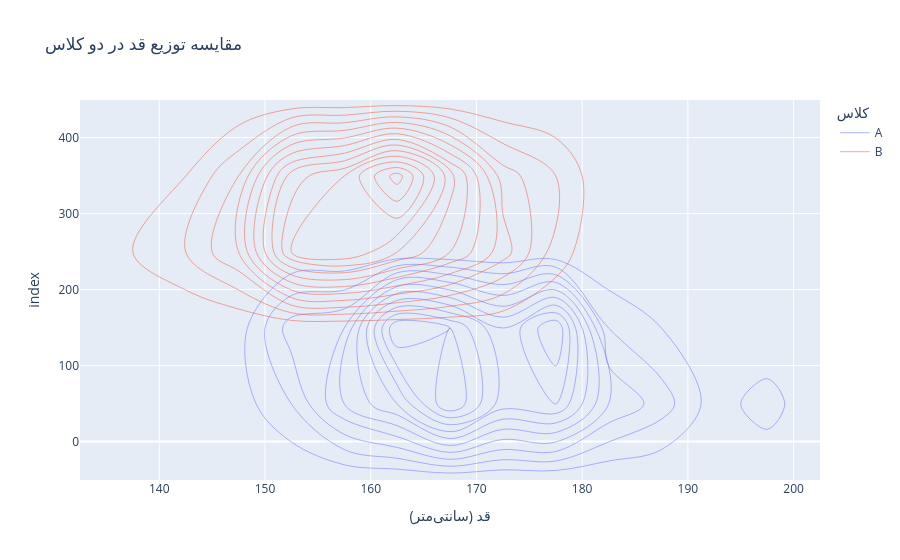

The notebook cell saved with this chart:
### Code cell
import plotly.express as px
import pandas as pd
import numpy as np

np.random.seed(1000)
# تولید دادههای نمونه
data_class_A = np.random.normal(170, 10, 200)  # قد دانشآموزان کلاس A
data_class_B = np.random.normal(160, 8, 200)   # قد دانشآموزان کلاس B

# تبدیل دادهها به DataFrame
df = pd.DataFrame({
    'قد': np.concatenate([data_class_A, data_class_B]),
    'کلاس': ['A'] * 200 + ['B'] * 200
})

# رسم نمودار چگالی
fig = px.density_contour(df, x="قد", color="کلاس", 
                         title="مقایسه توزیع قد در دو کلاس",
                         labels={"قد": "قد (سانتیمتر)"})

fig.show()

### Figure 1 — Plotly figure (JSON) as saved in the notebook; plotly's stock layout.template omitted (floating-point values rounded to 4 significant figures; data arrays with more than 128 entries replaced by an {"elided": "..."} marker saying what was removed)
{"data": [{"contours": {"coloring": "none"}, "hovertemplate": "کلاس=A<br>قد (سانتیمتر)=%{x}<br>index=%{y}<br>count=%{z}<extra></extra>", "legendgroup": "A", "line": {"color": "#636efa"}, "name": "A", "showlegend": true, "type": "histogram2dcontour", "x": {"elided": "200 float values"}, "xaxis": "x", "xbingroup": "x", "y": {"elided": "200 int values"}, "yaxis": "y", "ybingroup": "y"}, {"contours": {"coloring": "none"}, "hovertemplate": "کلاس=B<br>قد (سانتیمتر)=%{x}<br>index=%{y}<br>count=%{z}<extra></extra>", "legendgroup": "B", "line": {"color": "#EF553B"}, "name": "B", "showlegend": true, "type": "histogram2dcontour", "x": {"elided": "200 float values"}, "xaxis": "x", "xbingroup": "x", "y": {"elided": "200 int values"}, "yaxis": "y", "ybingroup": "y"}], "layout": {"legend": {"title": {"text": "کلاس"}, "tracegroupgap": 0}, "title": {"text": "مقایسه توزیع قد در دو کلاس"}, "xaxis": {"anchor": "y", "domain": [0, 1], "title": {"text": "قد (سانتیمتر)"}}, "yaxis": {"anchor": "x", "domain": [0, 1], "title": {"text": "index"}}}}
